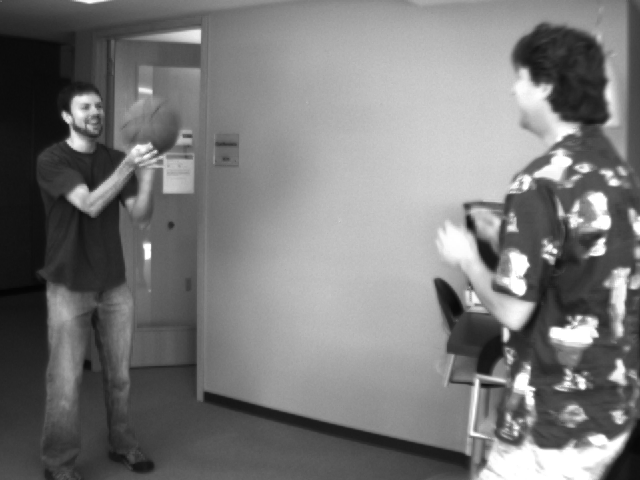
#> input picture PA2/basketball1.png, 640 x 480 px
$ python optical_flow.py
#> lines starting #> are read from the running program, lines starting #| are printed output that depends on the picture
import cv2
import numpy
import matplotlib
from matplotlib import pyplot
from PIL import Image

numpy.seterr(divide='ignore', invalid='ignore')

def lucasKanade():
    maxCorners = 1000
    feat_params = dict(maxCorners = maxCorners,
                       qualityLevel = .03,
                       minDistance = 5,
                       blockSize = 15)

    img1 = cv2.imread("./basketball1.png", cv2.IMREAD_GRAYSCALE)
#> img1 is the input picture: shape (480, 640); min 4, max 255, mean 120.3
    img1 = cv2.GaussianBlur(img1,(5,5),1)
    img2 = cv2.imread("./basketball2.png", cv2.IMREAD_GRAYSCALE)
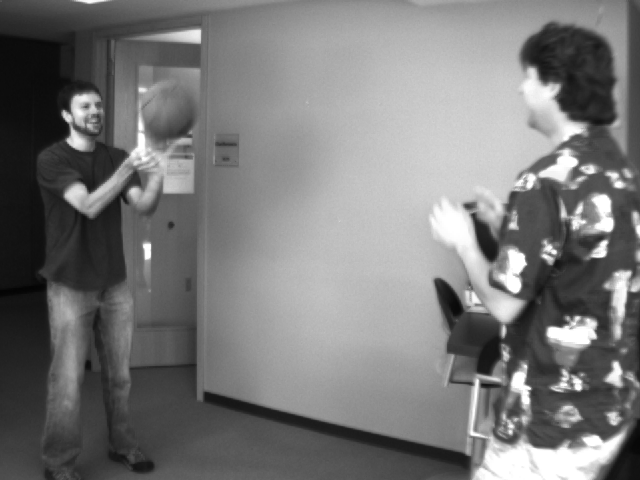
#> input picture PA2/basketball2.png, 640 x 480 px
#> img2 is the input picture: shape (480, 640); min 4, max 255, mean 119.9
    img2 = cv2.GaussianBlur(img2,(5,5),1)

    tT = img2 - img1
    tY, tX = numpy.gradient(img2)
    kernel = numpy.ones((5, 5))
    tXX = cv2.filter2D(tX * tX, -1, kernel)
    tYY = cv2.filter2D(tY * tY, -1, kernel)
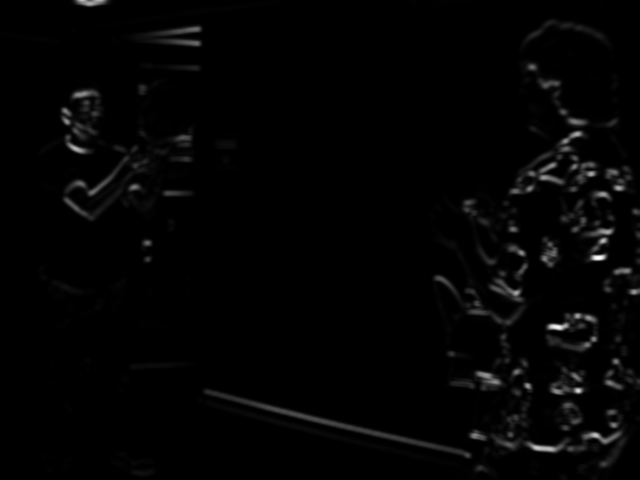
#> tYY: shape (480, 640) float64; min 0, max 39438.8, mean 618.9; drawn with min black and max white
    tXY = cv2.filter2D(tX * tY, -1, kernel)
    tXT = cv2.filter2D(tX * tT, -1, kernel)
    tYT = cv2.filter2D(tY * tT, -1, kernel)
    u = ((tYT * tXY) - (tXT * tYY)) // ((tXX * tYY) - (tXY ** 2))
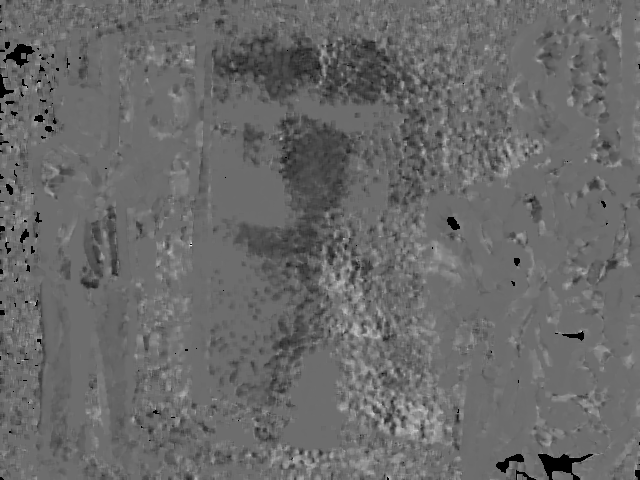
#> u: shape (480, 640) float64; 0.82% of the values are NaN or infinite; the others: min -766, max 1020, mean -19.62; drawn with min black, max white, NaN and infinite black
    v = ((tXT * tXY) - (tYT * tXX)) // ((tXX * tYY) - (tXY ** 2))
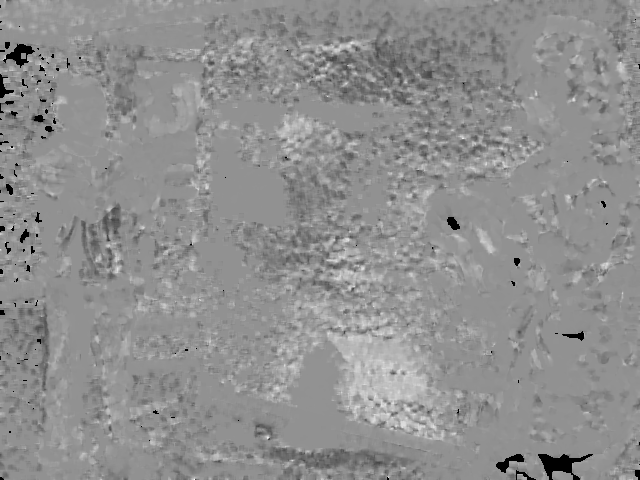
#> v: shape (480, 640) float64; 0.82% of the values are NaN or infinite; the others: min -1020, max 765, mean -4.94; drawn with min black, max white, NaN and infinite black

    height, width = img1.shape
#> height = 480; width = 640
    corners1 = cv2.goodFeaturesToTrack(img1, **feat_params)
#> corners1 = 258 rows, first 8: [479, 380], [520, 293], [579, 383], [552, 333], [599, 249], [604, 223], [618, 377], [572, 163]
    print("corners1: " + str(len(corners1)))
#| corners1: 258

    # print(str(u))
    corner_pts1 = list()
    for i in range(maxCorners):
        try:
            if corners1[i][0][0] < height and corners1[i][0][1] < width:
                corner_pts1.append((int(corners1[i][0][0]), int(corners1[i][0][1])))
        except:
            pass
#> after the loop, corner_pts1 = 85 pairs, first value 43 to 479, second value 36 to 465
    print("corner_pts1: " + str(len(corner_pts1)))
#| corner_pts1: 85
    print(str(height) + " x " + str(width))
#| 480 x 640

    height, width = img2.shape
    corners2 = cv2.goodFeaturesToTrack(img2, **feat_params)
#> corners2 = 251 rows, first 8: [480, 380], [575, 385], [514, 290], [549, 332], [600, 251], [607, 225], [553, 258], [568, 385]
    print("corners2: " + str(len(corners2)))
#| corners2: 251
    corner_pts2 = list()
    for i in range(maxCorners):
        try:
            if corners2[i][0][0] < height and corners2[i][0][1] < width:
                corner_pts2.append((int(corners2[i][0][0]), int(corners2[i][0][1])))
        except:
            pass
#> after the loop, corner_pts2 = 95 pairs, first value 41 to 475, second value 36 to 465
    print("corner_pts2: " + str(len(corner_pts2)))
#| corner_pts2: 95
    print(str(height) + " x " + str(width))
#| 480 x 640

    numCorners1 = len(corner_pts1)
#> numCorners1 = 85
    numCorners2 = len(corner_pts2)
#> numCorners2 = 95

    # for i in range(numCorners2):
    #     x, y = corner_pts2[i]
    #     # d = tXX[x][y] * tYY[x][y] - tXY[x][y] ** 2
    #     # if not d == 0:
    #     #     u = tYT[x][y] * tXY[x][y] - tXT[x][y] * tYY[x][y] // d
    #     #     u = int(u)
    #     #     v = tXT[x][y] * tXY[x][y] - tYT[x][y] * tXX[x][y] // d
    #     #     v = int(v)
    #     print(str(u[x][y]) + " " + str(v[x][y]))
    #     cv2.line(img2, (x, y), (int(u[x][y]), int(v[x][y])), 255)

    for i in range(maxCorners):
        try:
            #print(str(corner_pts1[i]))
            cv2.circle(img1, corner_pts1[i], 1, 255, -1)
        except:
            print("error on " + str(i))
            break
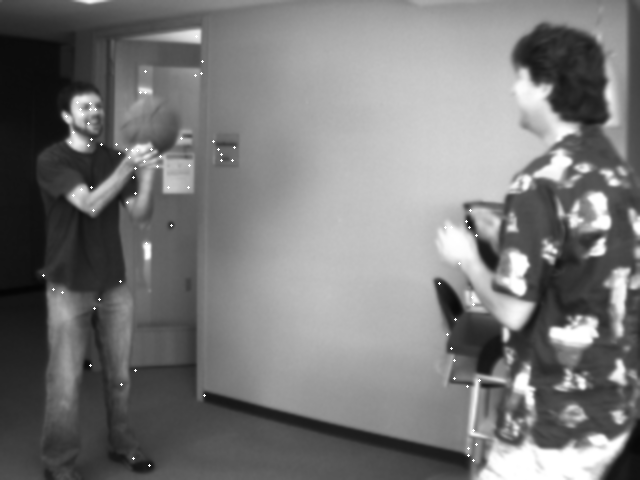
#> img1: shape (480, 640); min 4, max 255, mean 120.5
    for i in range(maxCorners):
        try:
            #print(str(corner_pts2[i]))
            cv2.circle(img2, corner_pts2[i], 1, 255, -1)
        except:
            print("error on " + str(i))
            break
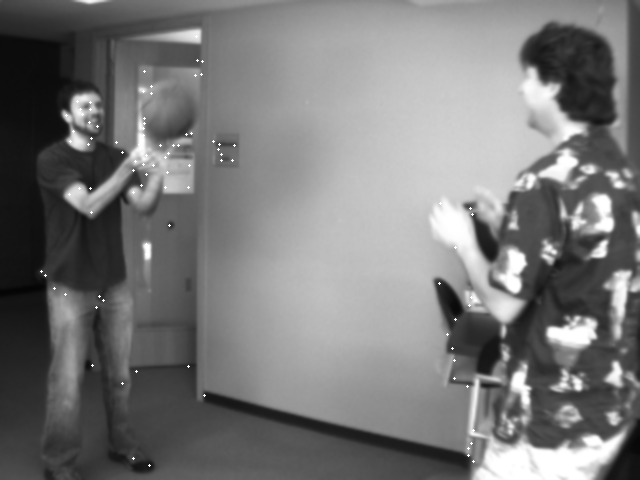
#> img2: shape (480, 640); min 4, max 255, mean 120.1

    hsv = matplotlib.cm.get_cmap('hsv')
    width, height = img2.shape
#> width = 480; height = 640

    pyplot.subplot(121), pyplot.imshow(img1, cmap='gray'), pyplot.title('First Frame')
    pyplot.xticks([]), pyplot.yticks([])
    pyplot.subplot(122), pyplot.imshow(img2, cmap='gray'), pyplot.title('Second Frame')
    freq = 10
    # [8 lines of commented-out code are left out]
    for i in range(numCorners2):
        x, y = corner_pts2[i]
        color = hsv(1/(i+1))
        pyplot.arrow(x, y, int(u[x][y]), int(v[x][y]), color=color)
#> this loop made 95 passes
#> (x, y) on passes 1 to 12: (90, 188), (70, 141), (66, 115), (73, 131), (133, 192), (196, 36), (473, 430), (90, 102), (470, 208), (90, 109), (77, 101), (69, 194)
    pyplot.xticks([]), pyplot.yticks([])
    pyplot.show()
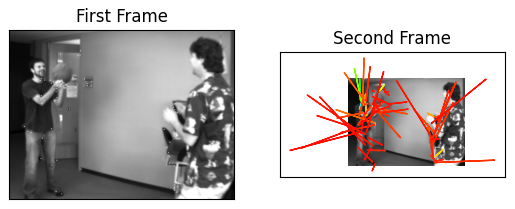
#> figure drawn by matplotlib, 2 panels
    # [17 lines of commented-out code are left out]
    pyplot.show()

#LK()

lucasKanade()
